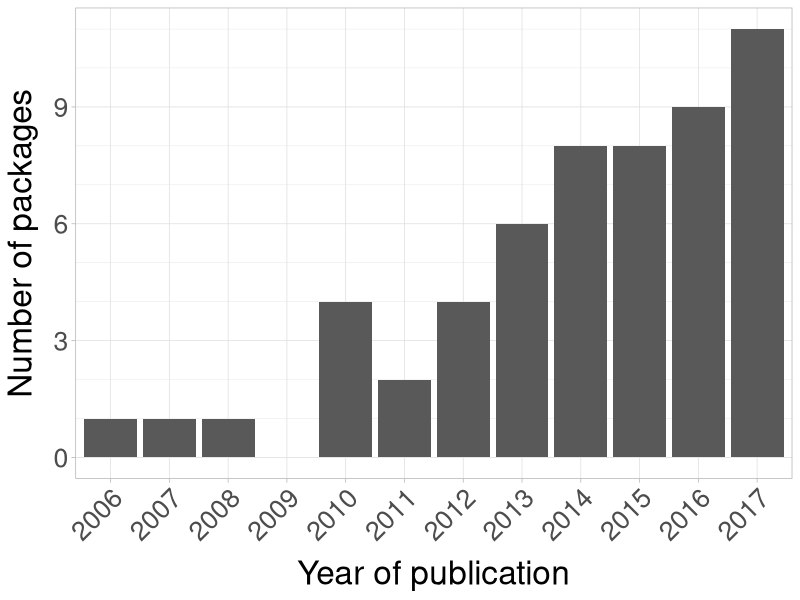

Write R code to recreate this figure.
# Barplot of packages per year

library(tidyverse)

# Table with information of all packages from the survey
data <- read_csv("RmovementPackagesInformation.csv")
# only keeping columns that we will use
data <- data[,c("Package","Year")]
# Loading the names of packages we include in the review
mov_pac <- read.csv("packages_paper.csv",stringsAsFactors = FALSE)
mov_pac[mov_pac == "SGAT/TripEstimation"] <- "SGAT"
mov_pac[mov_pac == "TwGeos/BAStag"] <- "TwGeos"
mov_pac[mov_pac == "ukfsst/kfsst"] <- "ukfsst"

# Subsetting by packages in review
ind.mov.pac <- match(mov_pac$Package,data$Package)
data <- data[ind.mov.pac,]

# counting packages per year
theTable <- as.data.frame(table(data$Year))
colnames(theTable) <- c("Year","Total")

# in case there are some years without publication of packages
theTable$Year <- as.numeric(levels(theTable$Year))
# filter out 2018 which is not complete
theTable <- theTable %>% 
  filter(Year < 2018)
range_year <- range(theTable$Year)
values_year <- range_year[1]:range_year[2]
missing_years <- setdiff(values_year,theTable$Year)

theTable <- rbind.data.frame(cbind.data.frame(Year=missing_years,Total=rep(0,length(missing_years))),theTable)
theTable$Year <- factor(theTable$Year,levels = sort(theTable$Year))


plot_year_counts <- ggplot(theTable, aes(x=Year, y=Total)) +
  geom_bar(stat="identity", position="identity") +
  xlab('Year of publication') + ylab("Number of packages")+ 
  theme_light() + theme(text = element_text(size=24), axis.text.x = element_text(angle=45,hjust = 1), 
                          axis.title.y = element_text(margin = margin(r=10)), 
                        axis.title.x = element_text(margin = margin(t=10))) +
  scale_y_continuous(minor_breaks = seq(0 , 12, 1), breaks = seq(0, 12, 3)) 
ggsave("packages_per_year.pdf",plot=plot_year_counts, width = 10, height = 10) 

theme(axis.title.y = element_text(margin = margin(r=10)))